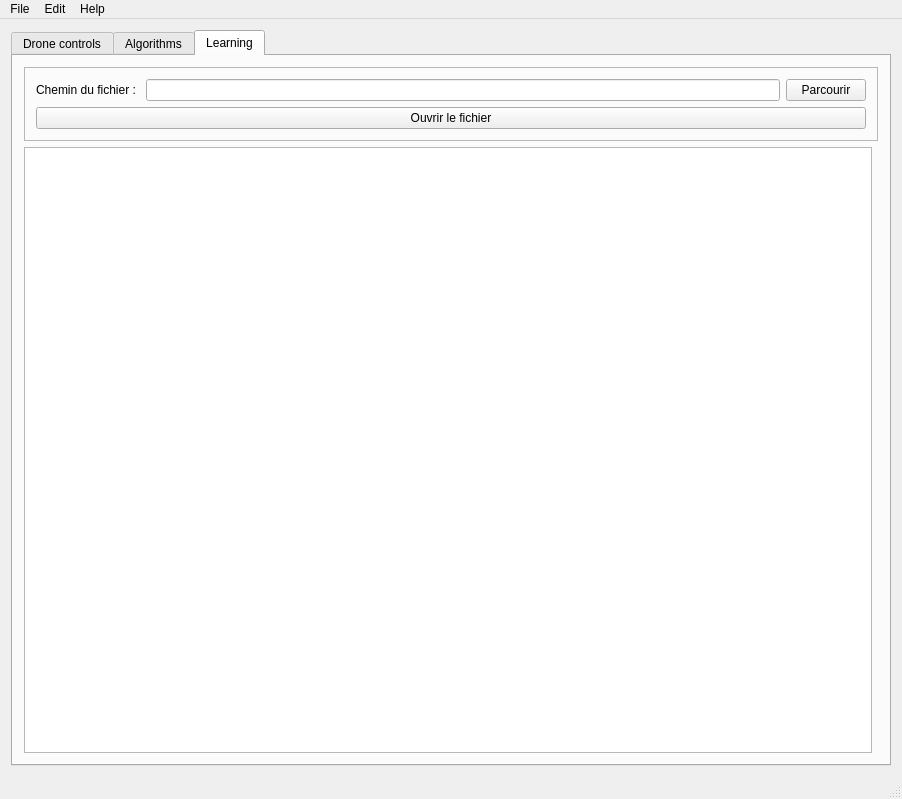
<?xml version="1.0" encoding="UTF-8"?>
<ui version="4.0">
 <class>MainWindow</class>
 <widget class="QMainWindow" name="MainWindow">
  <property name="geometry">
   <rect>
    <x>0</x>
    <y>0</y>
    <width>886</width>
    <height>799</height>
   </rect>
  </property>
  <property name="maximumSize">
   <size>
    <width>16777215</width>
    <height>800</height>
   </size>
  </property>
  <property name="windowTitle">
   <string>Interface Drone v0.1</string>
  </property>
  <widget class="QWidget" name="centralWidget">
   <property name="layoutDirection">
    <enum>Qt::LeftToRight</enum>
   </property>
   <property name="autoFillBackground">
    <bool>true</bool>
   </property>
   <layout class="QGridLayout" name="gridLayout">
    <item row="0" column="0">
     <widget class="QTabWidget" name="tabWidget">
      <property name="currentIndex">
       <number>2</number>
      </property>
      <widget class="QWidget" name="tab_3">
       <attribute name="title">
        <string>Drone controls</string>
       </attribute>
       <layout class="QGridLayout" name="gridLayout_3">
        <item row="2" column="0">
         <widget class="QLabel" name="label">
          <property name="maximumSize">
           <size>
            <width>16777215</width>
            <height>20</height>
           </size>
          </property>
          <property name="text">
           <string>Camera view :</string>
          </property>
         </widget>
        </item>
        <item row="3" column="0">
         <widget class="QFrame" name="frame">
          <property name="frameShape">
           <enum>QFrame::StyledPanel</enum>
          </property>
          <property name="frameShadow">
           <enum>QFrame::Raised</enum>
          </property>
          <layout class="QHBoxLayout" name="horizontalLayout_2">
           <item>
            <widget class="QLabel" name="lbl_cam">
             <property name="minimumSize">
              <size>
               <width>400</width>
               <height>280</height>
              </size>
             </property>
             <property name="maximumSize">
              <size>
               <width>400</width>
               <height>280</height>
              </size>
             </property>
             <property name="autoFillBackground">
              <bool>true</bool>
             </property>
             <property name="text">
              <string>Connexion to the drone required</string>
             </property>
             <property name="alignment">
              <set>Qt::AlignCenter</set>
             </property>
            </widget>
           </item>
          </layout>
         </widget>
        </item>
        <item row="4" column="0">
         <widget class="QLabel" name="label_3">
          <property name="maximumSize">
           <size>
            <width>16777215</width>
            <height>20</height>
           </size>
          </property>
          <property name="text">
           <string>Drone commands :</string>
          </property>
         </widget>
        </item>
        <item row="4" column="1">
         <widget class="QLabel" name="label_4">
          <property name="text">
           <string>Informations :</string>
          </property>
         </widget>
        </item>
        <item row="5" column="1">
         <widget class="QFrame" name="frame_4">
          <property name="frameShape">
           <enum>QFrame::StyledPanel</enum>
          </property>
          <property name="frameShadow">
           <enum>QFrame::Raised</enum>
          </property>
          <layout class="QGridLayout" name="gridLayout_2">
           <item row="1" column="0">
            <widget class="QLabel" name="label_5">
             <property name="text">
              <string>Battery : </string>
             </property>
            </widget>
           </item>
           <item row="1" column="1">
            <widget class="QProgressBar" name="progressBar">
             <property name="value">
              <number>24</number>
             </property>
            </widget>
           </item>
           <item row="0" column="0">
            <widget class="QLabel" name="label_6">
             <property name="text">
              <string>Altitude (m) : </string>
             </property>
            </widget>
           </item>
           <item row="0" column="1">
            <widget class="QLCDNumber" name="lcd_alt">
             <property name="maximumSize">
              <size>
               <width>16777215</width>
               <height>30</height>
              </size>
             </property>
             <property name="intValue" stdset="0">
              <number>0</number>
             </property>
            </widget>
           </item>
          </layout>
         </widget>
        </item>
        <item row="2" column="1">
         <widget class="QLabel" name="label_2">
          <property name="text">
           <string>Grayscale : </string>
          </property>
         </widget>
        </item>
        <item row="3" column="1">
         <widget class="QFrame" name="frame_2">
          <property name="frameShape">
           <enum>QFrame::StyledPanel</enum>
          </property>
          <property name="frameShadow">
           <enum>QFrame::Raised</enum>
          </property>
          <layout class="QHBoxLayout" name="horizontalLayout_3">
           <item>
            <widget class="QLabel" name="lbl_rendu">
             <property name="minimumSize">
              <size>
               <width>400</width>
               <height>280</height>
              </size>
             </property>
             <property name="maximumSize">
              <size>
               <width>400</width>
               <height>280</height>
              </size>
             </property>
             <property name="autoFillBackground">
              <bool>true</bool>
             </property>
             <property name="text">
              <string>Connexion to the drone required</string>
             </property>
             <property name="alignment">
              <set>Qt::AlignCenter</set>
             </property>
            </widget>
           </item>
          </layout>
         </widget>
        </item>
        <item row="5" column="0">
         <widget class="QFrame" name="frame_3">
          <property name="frameShape">
           <enum>QFrame::StyledPanel</enum>
          </property>
          <property name="frameShadow">
           <enum>QFrame::Raised</enum>
          </property>
          <layout class="QVBoxLayout" name="verticalLayout">
           <item>
            <widget class="QTabWidget" name="tabWidget_2">
             <property name="currentIndex">
              <number>0</number>
             </property>
             <widget class="QWidget" name="tab_6">
              <attribute name="title">
               <string>Anim/Keyboard ctrl</string>
              </attribute>
              <layout class="QVBoxLayout" name="verticalLayout_2">
               <item>
                <widget class="QPushButton" name="btn_anim">
                 <property name="text">
                  <string>Drone animation</string>
                 </property>
                </widget>
               </item>
               <item>
                <widget class="QSpinBox" name="txt_anim"/>
               </item>
               <item>
                <widget class="QPushButton" name="btn_keyctrl">
                 <property name="text">
                  <string>Keyboard control</string>
                 </property>
                </widget>
               </item>
              </layout>
             </widget>
             <widget class="QWidget" name="tab_7">
              <attribute name="title">
               <string>Drone commands</string>
              </attribute>
              <layout class="QVBoxLayout" name="verticalLayout_3">
               <item>
                <widget class="QPushButton" name="btn_takeoff">
                 <property name="text">
                  <string>Take off</string>
                 </property>
                </widget>
               </item>
               <item>
                <widget class="QPushButton" name="btn_land">
                 <property name="text">
                  <string>Land</string>
                 </property>
                </widget>
               </item>
               <item>
                <widget class="QPushButton" name="btn_goup">
                 <property name="text">
                  <string>Lift</string>
                 </property>
                </widget>
               </item>
               <item>
                <widget class="QPushButton" name="btn_godown">
                 <property name="text">
                  <string>Descendre</string>
                 </property>
                </widget>
               </item>
               <item>
                <widget class="QPushButton" name="btn_rotleft">
                 <property name="text">
                  <string>Rotate Left</string>
                 </property>
                </widget>
               </item>
               <item>
                <widget class="QPushButton" name="btn_rotright">
                 <property name="text">
                  <string>Rotate Right</string>
                 </property>
                </widget>
               </item>
               <item>
                <widget class="QPushButton" name="btn_chgCam">
                 <property name="text">
                  <string>Change camera</string>
                 </property>
                </widget>
               </item>
              </layout>
             </widget>
            </widget>
           </item>
          </layout>
         </widget>
        </item>
        <item row="1" column="1">
         <widget class="QPushButton" name="btn_drone_disconnect">
          <property name="text">
           <string>Disconnect from the drone</string>
          </property>
         </widget>
        </item>
        <item row="1" column="0">
         <widget class="QPushButton" name="btn_drone_connect">
          <property name="text">
           <string>Connect to the Drone</string>
          </property>
         </widget>
        </item>
       </layout>
       <zorder>frame_4</zorder>
       <zorder>frame</zorder>
       <zorder>label_3</zorder>
       <zorder>frame_3</zorder>
       <zorder>label_4</zorder>
       <zorder>label</zorder>
       <zorder>label_2</zorder>
       <zorder>frame_2</zorder>
       <zorder>btn_drone_disconnect</zorder>
       <zorder>btn_drone_connect</zorder>
      </widget>
      <widget class="QWidget" name="tab_4">
       <attribute name="title">
        <string>Algorithms</string>
       </attribute>
      </widget>
      <widget class="QWidget" name="tab_5">
       <attribute name="title">
        <string>Learning</string>
       </attribute>
       <layout class="QGridLayout" name="gridLayout_4">
        <item row="0" column="0" colspan="2">
         <widget class="QFrame" name="frame_5">
          <property name="frameShape">
           <enum>QFrame::StyledPanel</enum>
          </property>
          <property name="frameShadow">
           <enum>QFrame::Raised</enum>
          </property>
          <layout class="QGridLayout" name="gridLayout_5">
           <item row="1" column="0">
            <widget class="QLabel" name="label_7">
             <property name="text">
              <string>Chemin du fichier : </string>
             </property>
            </widget>
           </item>
           <item row="1" column="1">
            <widget class="QLineEdit" name="txt_path"/>
           </item>
           <item row="1" column="2">
            <widget class="QPushButton" name="btn_parcourir">
             <property name="text">
              <string>Parcourir</string>
             </property>
            </widget>
           </item>
           <item row="2" column="0" colspan="3">
            <widget class="QPushButton" name="btn_load">
             <property name="text">
              <string>Ouvrir le fichier</string>
             </property>
            </widget>
           </item>
          </layout>
         </widget>
        </item>
        <item row="1" column="0">
         <widget class="QPlainTextEdit" name="rtf_edit"/>
        </item>
       </layout>
      </widget>
     </widget>
    </item>
   </layout>
  </widget>
  <widget class="QMenuBar" name="menuBar">
   <property name="geometry">
    <rect>
     <x>0</x>
     <y>0</y>
     <width>886</width>
     <height>25</height>
    </rect>
   </property>
   <widget class="QMenu" name="menuBar_2">
    <property name="title">
     <string>File</string>
    </property>
    <addaction name="actionTest1"/>
    <addaction name="actionTest2"/>
    <addaction name="actionTest4"/>
   </widget>
   <widget class="QMenu" name="menuEdit">
    <property name="title">
     <string>Edit</string>
    </property>
    <addaction name="actionCopy"/>
    <addaction name="actionCut"/>
    <addaction name="actionPaste"/>
   </widget>
   <widget class="QMenu" name="menuHelp">
    <property name="title">
     <string>Help</string>
    </property>
    <addaction name="actionAbout"/>
   </widget>
   <addaction name="menuBar_2"/>
   <addaction name="menuEdit"/>
   <addaction name="menuHelp"/>
  </widget>
  <widget class="QStatusBar" name="statusBar">
   <property name="mouseTracking">
    <bool>true</bool>
   </property>
   <property name="toolTip">
    <string>&lt;html&gt;&lt;head/&gt;&lt;body&gt;&lt;p&gt;Barre de status&lt;/p&gt;&lt;/body&gt;&lt;/html&gt;</string>
   </property>
  </widget>
  <action name="actionTest1">
   <property name="text">
    <string>Start capture</string>
   </property>
  </action>
  <action name="actionTest2">
   <property name="text">
    <string>Save</string>
   </property>
  </action>
  <action name="actionTest4">
   <property name="text">
    <string>Quit</string>
   </property>
  </action>
  <action name="actionAbout">
   <property name="text">
    <string>About...</string>
   </property>
  </action>
  <action name="actionCopy">
   <property name="text">
    <string>Copy</string>
   </property>
  </action>
  <action name="actionCut">
   <property name="text">
    <string>Cut</string>
   </property>
  </action>
  <action name="actionPaste">
   <property name="text">
    <string>Paste</string>
   </property>
  </action>
 </widget>
 <layoutdefault spacing="6" margin="11"/>
 <resources/>
 <connections/>
</ui>
